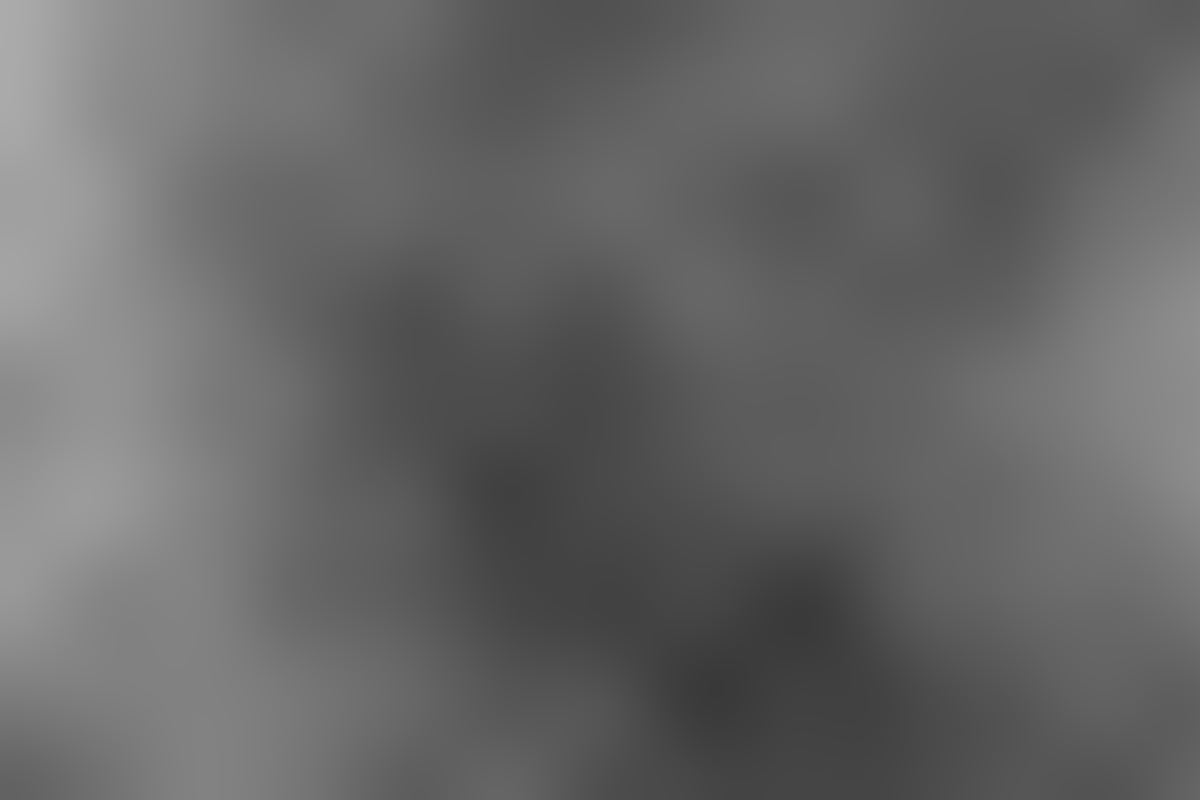
Frame 1 (no input)
Frame 60 (no input): identical to frame 1, image omitted
Frame 120 (the mouse pressed at the canvas centre since frame 60): identical to frame 1, image omitted

The p5.js sketch that drew this single still picture (run headless with seeded random() and noise() and a simulated clock; from frame 60 on, the mouse is pressed at the canvas centre):

// p5.js sketch
// ── sketch.js
var texture, overlay;
function setup() {
    // put setup code here
    createCanvas(1500, 1000);
    windowResized();
    //generate Image
    var noiseScale = 0.001;
    var heightMap = [];
    texture = createImage(width, height);
    texture.loadPixels();
    for (var x = 0; x < width; x++) {
        heightMap.push([]);
        for (var y = 0; y < height; y++) {
            var index = (x + y * width) * 4;
            var height_1 = noise(x * noiseScale, y * noiseScale);
            heightMap[x].push(height_1);
            //console.log(height)
            texture.pixels[index + 0] = height_1 * 255;
            texture.pixels[index + 1] = height_1 * 255;
            texture.pixels[index + 2] = height_1 * 255;
            texture.pixels[index + 3] = 255;
        }
    }
    texture.updatePixels();
    overlay = createImage(width, height);
    overlay.loadPixels();
}
function draw() {
    var deltatime = 1 / frameRate();
    deltatime = (deltatime > 0.1) ? 0 : deltatime;
    // put drawing code here
    //background(100, 150, 200)
    image(texture, 0, 0);
    //Draw rocket
    //Draw ground
    //Draw particles
    noStroke();
    fill(20, 20, 30, 50);
    // for(let p of particles) {
    //   p.draw()
    // }
}
function windowResized() {
    var canvasstyle = document.getElementsByTagName("canvas")[0].style;
    var windowRatio = window.innerWidth / window.innerHeight;
    var canvasRatio = width / height;
    if (windowRatio < canvasRatio) {
        canvasstyle.width = "100vw";
        canvasstyle.height = "auto";
    }
    else {
        canvasstyle.width = "auto";
        canvasstyle.height = "100vh";
    }
}
//# sourceMappingURL=sketch.js.map
// ── physics.js
var gravity = { x: 0, y: 0, z: 0 };
function linePointDistance(p1, p2, point) {
    var dividend = Math.abs((p2.y - p1.y) * point.x - (p2.x - p1.x) * point.y + p2.x * p1.y - p2.y * p1.x);
    var divisor = Math.sqrt((p2.y - p1.y) * (p2.y - p1.y) + (p2.x - p1.x) * (p2.x - p1.x));
    return dividend / divisor;
}
var PhysicsObject = /** @class */ (function () {
    function PhysicsObject(origin, mesh, mass, rotation, isStatic) {
        this.mesh = mesh;
        this.isStatic = isStatic || false;
        this.position = origin;
        this.velocity = createVector(0, 0);
        this.acceleration = createVector(0, 0);
        this.mass = mass || 1;
        this.rotation = rotation || 0;
        this.angvelocity = 0;
        this.angacceleration = 0;
        this.AABB = { tl: createVector(0, 0), br: createVector(0, 0) };
        this.updateAABB();
    }
    PhysicsObject.prototype.updateAABB = function () {
        //ntl : smallest br : biggest
        var ntl = createVector(Number.POSITIVE_INFINITY, Number.POSITIVE_INFINITY), nbr = createVector(Number.NEGATIVE_INFINITY, Number.NEGATIVE_INFINITY);
        this.mesh.verts.forEach(function (v) {
            if (v.x < ntl.x)
                ntl.x = v.x;
            if (v.x > nbr.x)
                nbr.x = v.x;
            if (v.y < ntl.y)
                ntl.y = v.y;
            if (v.y > nbr.y)
                nbr.y = v.y;
        });
        this.AABB.tl = ntl;
        this.AABB.br = nbr;
    };
    PhysicsObject.prototype.intersectsBroad = function (other) {
        //x check
        if (other.AABB.br.x < this.AABB.tl.x || other.AABB.tl.x > this.AABB.br.x || other.AABB.br.y < this.AABB.tl.y || other.AABB.tl.y > this.AABB.br.y) {
            //y check
            //console.log("x overlapping")
            return false;
        }
        return true;
    };
    PhysicsObject.prototype.intersectsDetailed = function (other) {
        //test against other mesh
        var allIntersections = [];
        for (var _i = 0, _a = other.mesh.verts; _i < _a.length; _i++) {
            var otherVert = _a[_i];
            //smallest pendepth
            var nearestSide = { pendepth: Number.POSITIVE_INFINITY, normal: null, point: null, p0: 0, p1: 0 };
            for (var _b = 0, _c = this.mesh.edges; _b < _c.length; _b++) {
                var edge = _c[_b];
                var p0 = this.mesh.verts[edge[0]];
                var p1 = this.mesh.verts[edge[1]];
                var d = p1.copy().sub(p0);
                var up = createVector(0, 0, 1);
                var n = p5.Vector.cross(d, up).normalize();
                //debug draw normal
                var pmiddle = p0.copy().add(p1).mult(0.5);
                stroke(255);
                line(pmiddle.x, pmiddle.y, pmiddle.x + n.x * 30, pmiddle.y + n.y * 30);
                //if one vertex * n is <0 for all edges => inside, get nearest pmiddle and n
                if (p5.Vector.dot(n, otherVert.copy().sub(pmiddle)) < 0) {
                    var pendepth = linePointDistance(p0, p1, otherVert);
                    if (nearestSide.pendepth > pendepth) {
                        nearestSide.pendepth = pendepth;
                        nearestSide.normal = n;
                        nearestSide.point = otherVert;
                        nearestSide.p0 = edge[0];
                        nearestSide.p1 = edge[1];
                    }
                }
                else {
                    nearestSide = { pendepth: Number.POSITIVE_INFINITY, normal: null, point: null, p0: 0, p1: 0 };
                    break;
                }
            }
            if (nearestSide.normal) {
                //has found a ipoint
                allIntersections.push(nearestSide);
            }
        }
        return allIntersections;
    };
    PhysicsObject.prototype.update = function (delta) {
        var _this = this;
        if (!this.isStatic) {
            this.position.add(this.velocity.copy().mult(delta));
            this.velocity.add(this.acceleration.copy().mult(delta));
            this.velocity.mult(0.995);
            this.acceleration = createVector(gravity.x, gravity.y);
            this.rotation += this.angvelocity * delta;
            this.angvelocity += this.angacceleration * delta;
            this.angvelocity *= 0.995;
            this.angacceleration = 0;
        }
        //Calculate new Vertices
        this.mesh.verts = this.mesh.staticVerts.map(function (v) { return v.copy().rotate(_this.rotation).add(_this.position); });
        //update AABB
        this.updateAABB();
    };
    /**
     * @param position Global position to apply force
     */
    PhysicsObject.prototype.applyForce = function (force, position) {
        this.acceleration.add(force.copy().mult(1 / this.mass));
        if (position) {
            var r = position.copy().sub(this.position);
            var tau = r.x * force.y - r.y * force.x;
            this.applyRotation(tau);
        }
    };
    PhysicsObject.prototype.applyRotation = function (Torque) {
        this.angacceleration = Torque / (this.mass * 1000);
    };
    PhysicsObject.prototype.debugDraw = function () {
        stroke(255, 0, 0);
        noFill();
        for (var _i = 0, _a = this.mesh.edges; _i < _a.length; _i++) {
            var edge = _a[_i];
            var p0 = this.mesh.verts[edge[0]];
            var p1 = this.mesh.verts[edge[1]];
            line(p0.x, p0.y, p1.x, p1.y);
        }
        //Draw AABB
        stroke(0, 255, 0);
        rect(this.AABB.tl.x, this.AABB.tl.y, this.AABB.br.x - this.AABB.tl.x, this.AABB.br.y - this.AABB.tl.y);
    };
    return PhysicsObject;
}());
var Mesh = /** @class */ (function () {
    function Mesh(verts, edges) {
        this.staticVerts = verts;
        this.verts = verts.map(function (v) { return v.copy(); });
        this.edges = edges;
    }
    return Mesh;
}());
var Ray = /** @class */ (function () {
    function Ray(origin, direction) {
        this.origin = origin;
        this.direction = direction;
    }
    return Ray;
}());
//return vector with intersection point
function rayIntersection(ray, edge) {
    function cross2d(v1, v2) {
        return v1.x * v2.y - v1.y * v2.x;
    }
    var rxs = cross2d(ray.direction, edge.direction);
    var t1 = cross2d(p5.Vector.sub(edge.origin, ray.origin), edge.direction) / rxs;
    var t2 = cross2d(p5.Vector.sub(edge.origin, ray.origin), edge.direction) / rxs;
    if (t1 <= 0 || t2 < 0 || t2 > 1) {
        return null;
    }
    //TODO check if t1 and t2 in range
    return { intersect: createVector(ray.origin.x + ray.direction.x * t1, ray.origin.y + ray.direction.y * t1), t: t1 };
}
function getClosestIntersection(ray, mesh) {
    var closestIntersection = { intersect: createVector(0, 0), t: 1000000 };
    for (var _i = 0, _a = mesh.edges; _i < _a.length; _i++) {
        var edge = _a[_i];
        var p1 = mesh.verts[edge[0]];
        var p2 = mesh.verts[edge[1]];
        var intersect = rayIntersection(ray, { origin: p1, direction: p5.Vector.sub(p2, p1) });
        if (intersect == null) {
            continue;
        }
        if (intersect.t < closestIntersection.t) {
            closestIntersection = intersect;
        }
    }
    return closestIntersection;
}
//# sourceMappingURL=physics.js.map
